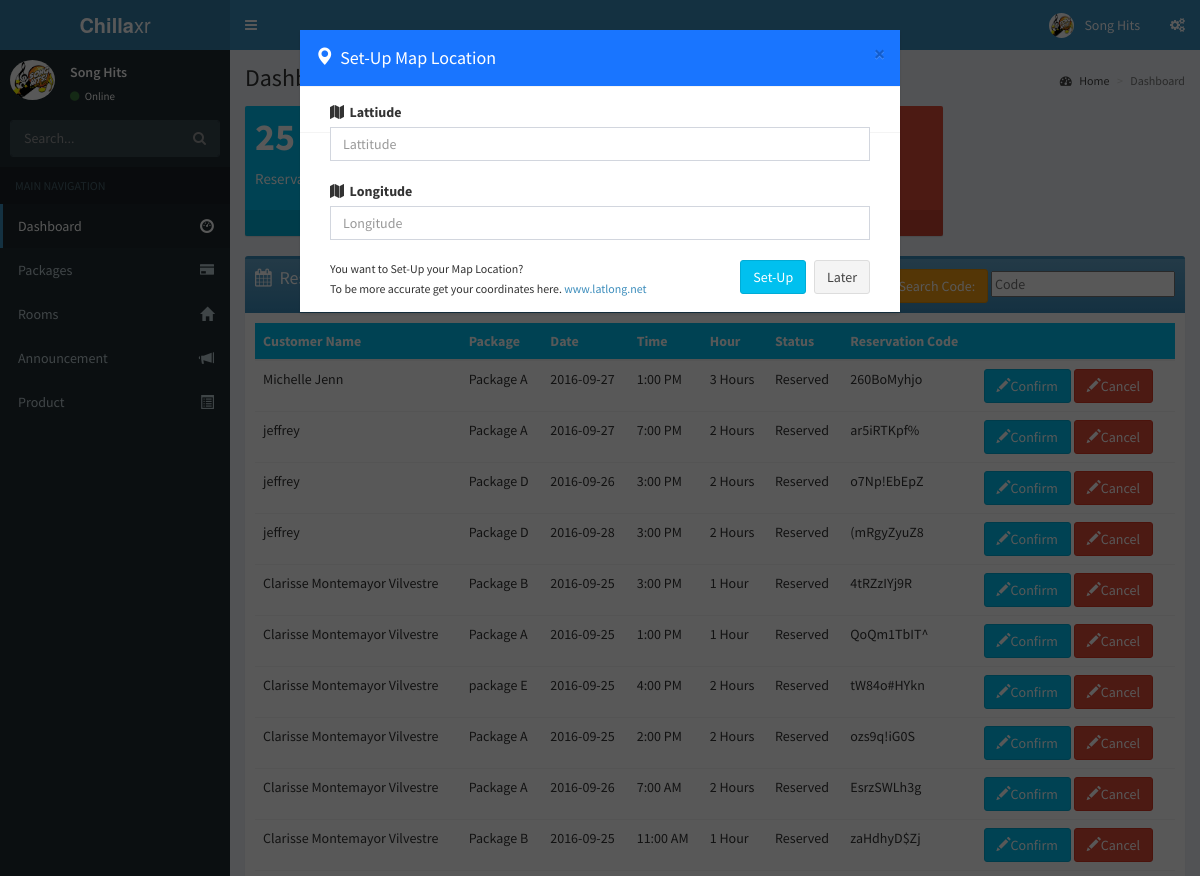
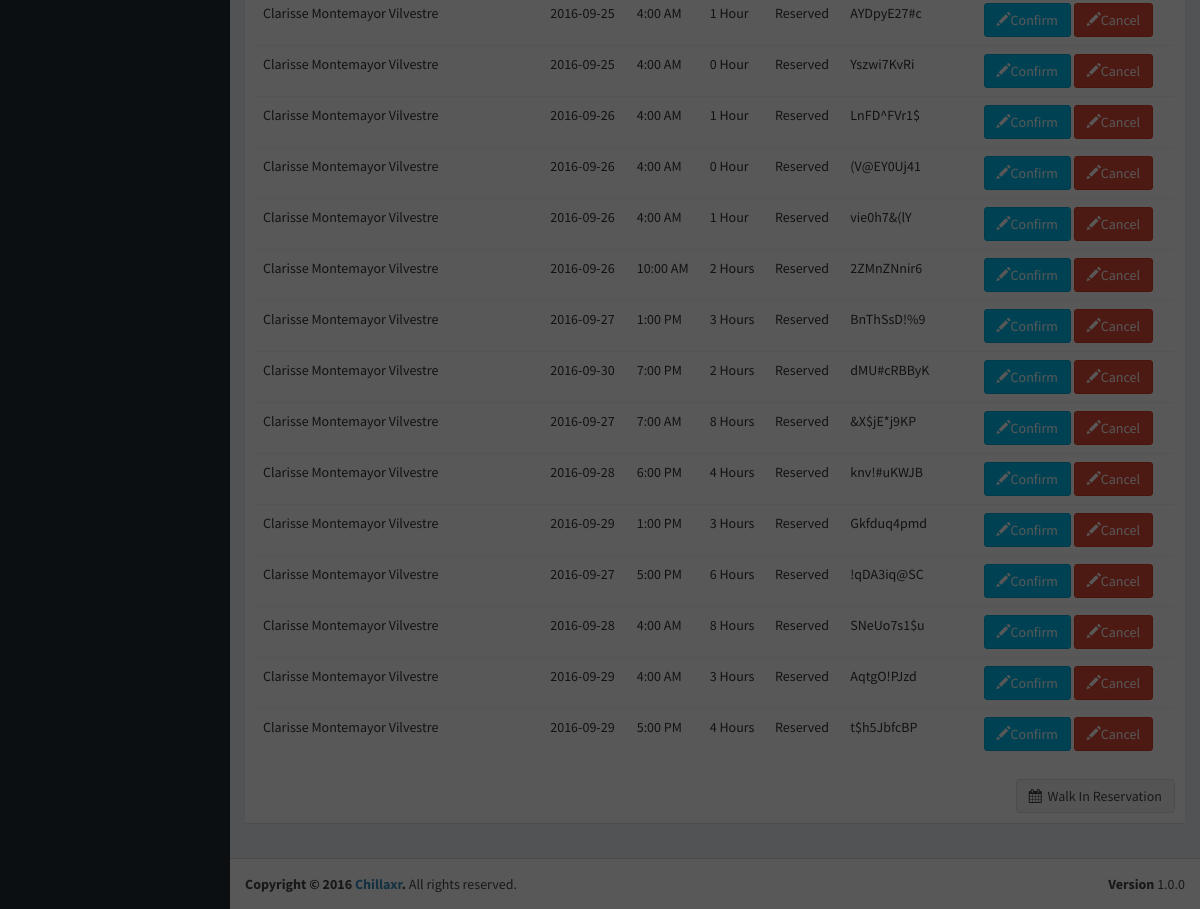
Screenshot of /dashboard.php (signed in) with the database file from the repository (2 pictures, top to bottom).
### tables this page shows
CREATE TABLE IF NOT EXISTS `entertainmentestablishment` (
  `eeid` int(11) NOT NULL AUTO_INCREMENT,
  `lat` varchar(11) NOT NULL,
  `long` varchar(11) NOT NULL,
  `categoryid` int(11) NOT NULL,
  `subscriptionid` varchar(50) NOT NULL,
  `username` varchar(30) NOT NULL,
  `password` varchar(50) NOT NULL DEFAULT '',
  `establishment_name` varchar(100) NOT NULL,
  `establishment_contact` varchar(15) NOT NULL,
  `establishment_email` varchar(50) NOT NULL DEFAULT '',
  `establishment_owner` varchar(30) NOT NULL,
  `establishment_address` varchar(100) NOT NULL,
  `establishment_image` varchar(100) NOT NULL,
  `establishment_timeopen` time NOT NULL,
  `establishment_timeclose` time NOT NULL,
  `establishment_paypal` varchar(30) NOT NULL,
  `establishment_status` text NOT NULL,
  `establishment_startdate` timestamp NOT NULL DEFAULT CURRENT_TIMESTAMP ON UPDATE CURRENT_TIMESTAMP,
  PRIMARY KEY (`eeid`),
  UNIQUE KEY `establishment_email` (`establishment_email`),
  KEY `entertainmentestablishment_category_fk` (`categoryid`),
  KEY `entertainmentestablishment_subscription_fk` (`subscriptionid`)
);

CREATE TABLE IF NOT EXISTS `reservation` (
  `ReservationID` int(11) NOT NULL AUTO_INCREMENT,
  `eventid` int(11) NOT NULL,
  `reserved_at` timestamp NOT NULL DEFAULT CURRENT_TIMESTAMP ON UPDATE CURRENT_TIMESTAMP,
  `reservation_date` date NOT NULL,
  `reservation_timerange` varchar(50) NOT NULL,
  `reservation_invoice` varchar(100) NOT NULL,
  `reservation_terms` varchar(250) NOT NULL,
  `reservation_status` int(1) NOT NULL DEFAULT '4',
  `EnthusiastID` int(11) NOT NULL,
  `eeid` int(10) NOT NULL,
  `reservation_time` time NOT NULL,
  `roomid` varchar(11) NOT NULL,
  PRIMARY KEY (`ReservationID`)
);

CREATE TABLE IF NOT EXISTS `enthusiast` (
  `EnthusiastID` int(11) NOT NULL AUTO_INCREMENT,
  `enthusiast_username` varchar(50) NOT NULL,
  `enthusiast_password` varchar(50) NOT NULL,
  `enthusiast_name` varchar(50) NOT NULL,
  `enthusiast_contact` varchar(20) NOT NULL,
  `enthusiast_email` varchar(50) NOT NULL,
  `enthusiast_address` varchar(100) NOT NULL,
  `enthusiast_sex` varchar(6) NOT NULL,
  `enthusiast_bday` date NOT NULL,
  `enthusiast_paypal` varchar(50) NOT NULL,
  `enthusiast_image` varchar(100) NOT NULL,
  `enthusiast_status` int(1) NOT NULL DEFAULT '1',
  PRIMARY KEY (`EnthusiastID`),
  UNIQUE KEY `EnthusiastID` (`EnthusiastID`)
);

CREATE TABLE IF NOT EXISTS `eventbudget` (
  `eventbudgetid` int(3) unsigned NOT NULL AUTO_INCREMENT,
  `roomid` int(11) NOT NULL,
  `eventbudget_name` varchar(30) NOT NULL,
  `eventbudget_description` text NOT NULL,
  `eventbudget_price` decimal(10,2) NOT NULL,
  `eventbudget_image` varchar(100) NOT NULL,
  `event_owner` int(11) NOT NULL,
  `time_range` int(11) NOT NULL,
  PRIMARY KEY (`eventbudgetid`)
);

CREATE TABLE IF NOT EXISTS `reservation_statuses` (
  `status` int(11) NOT NULL,
  `name` varchar(100) NOT NULL,
  `bg-class` varchar(100) NOT NULL,
  PRIMARY KEY (`status`)
);

### function.php (called while the page is built, shortened)
<?php
	 function dbconn(){
	 	try{
		return	$con = new PDO("mysql://host=localhost;dbname=chillaxr;",'root','');
		}catch(PDOException $err){
			$err = "Failed to connect database";
			echo $err;
		}
	 }
function get_count_cancel($eeid, $res_stat){
    $con = dbconn();
    $sql = "SELECT count(reservation_status) AS cnt_cancel FROM reservation WHERE eeid=? AND reservation_status=?";
    $stm = $con ->prepare($sql);
    $stm->execute(array($eeid,$res_stat));
    $userfollower = $stm->fetch();
    return $userfollower['cnt_cancel'];
}
function getnumoffollow($eeid){
    $con = dbconn();
    $sql = "SELECT count(id) as Num_of_Followers FROM follow WHERE eeid=?";
    $stm = $con->prepare($sql);
    $stm->execute(array($eeid));
    $user = $stm->fetch();
    return $user['Num_of_Followers'];
}
function get_reservation_by_estab($id){
    $con = dbconn();
    $sql = "SELECT * FROM reservation WHERE eeid=? AND reservation_status = 4";
    $stm = $con->prepare($sql);
    $stm->execute(array($id));
    $res = $stm->fetchAll();
    return $res;
}
function get_enthu_name($id){
    $con = dbconn();
    $sql = "SELECT * FROM enthusiast WHERE EnthusiastID=?";
    $stm = $con->prepare($sql);
    $stm->execute(array($id));
    $res = $stm->fetch();
    return $res;
}
function get_reservation_status($id){
    $con = dbconn();
    $sql = "SELECT * FROM reservation_statuses WHERE status=?";
    $stm = $con->prepare($sql);
    $stm->execute(array($id));
    $res = $stm->fetch();
    return $res;
}
function get_package_name($id){
	$con = dbconn();
	$sql = "SELECT * FROM eventbudget WHERE eventbudgetid = ?";
	$stm = $con->prepare($sql);
	$stm->execute(array($id));
	$res = $stm->fetch();
        return $res['eventbudget_name'];
}
?>

### dashboard.php (the view, shortened to what this page needs)
<?php
	include'function.php';
	if(isset($_SESSION['eeid'])){
		include 'dbconn.php';
		$eeid = $_SESSION['eeid'];
		$sql = "SELECT * FROM entertainmentestablishment WHERE eeid=?";
		$stm = $con->prepare($sql);
		$stm->execute(array($eeid));
		$user = $stm->fetch();
		$fullname = ucfirst($user['establishment_name']);
}
?>
<!DOCTYPE html>
<html lang="en">
  <head>
    <link href="css/bootstrap.min.css" rel="stylesheet">
    <link href="css/style.css" rel="stylesheet">
    <link rel="stylesheet" href="build/mediaelementplayer.css" />
      <link rel="stylesheet" href="admin/bootstrap/css/bootstrap.min.css">
      <link rel="stylesheet" href="https://maxcdn.bootstrapcdn.com/font-awesome/4.4.0/css/font-awesome.min.css">
      <link rel="stylesheet" href="https://code.ionicframework.com/ionicons/2.0.1/css/ionicons.min.css">
      <link rel="stylesheet" href="admin/plugins/datatables/dataTables.bootstrap.css">
      <link rel="stylesheet" href="MMSAdmin/plugins/datepicker/datepicker3.css.css">
      <link rel="stylesheet" href="admin/dist/css/AdminLTE.min.css">
      <link rel="stylesheet" href="admin/dist/css/skins/_all-skins.min.css">
  </head>
  <body class="hold-transition skin-blue sidebar-mini">
  <div class="wrapper">
  <header class="main-header">
  <a href="index2.html" class="logo">
      <span class="logo-lg"><b>Chilla</b>xr</span>
  </a>
  <nav class="navbar navbar-static-top" role="navigation">
  <a href="#" class="sidebar-toggle" data-toggle="offcanvas" role="button">
  </a>
  <div class="navbar-custom-menu">
  <ul class="nav navbar-nav">
  <li class="dropdown user user-menu">
      <a href="#" class="dropdown-toggle" data-toggle="dropdown">
          <img src="user_files/<?php echo $fullname;?>/profile_pic/<?php echo $user['establishment_image']; ?>" class="user-image" alt="User Image">
          <span class="hidden-xs"><?php echo $fullname;?></span>
      </a>
                      <?php
                          $eeid = $_SESSION['eeid'];
                          $numoffollow = getnumoffollow($eeid);
                      ?>
  </li>
  <li>
      <a href="#" data-toggle="control-sidebar"><i class="fa fa-gears"></i></a>
  </li>
  </ul>
  </div>
  </nav>
  </header>
  <aside class="main-sidebar">
      <section class="sidebar">
          <div class="user-panel">
              <div class="pull-left image">
                  <img src="user_files/<?php echo $fullname;?>/profile_pic/<?php if(!empty($user['establishment_image'])){echo $user['establishment_image'];}else{echo "gravatar.jpg";} ?>" class="img-circle" alt="User Image">
              </div>
              <div class="pull-left info">
                  <p><?php echo $fullname;?></p>
                  <a href="#"><i class="fa fa-circle text-success"></i> Online</a>
              </div>
          </div>
          <form action="#" method="get" class="sidebar-form">
              <div class="input-group">
                  <input type="text" name="q" class="form-control" placeholder="Search...">
              <span class="input-group-btn">
                <button type="submit" name="search" id="search-btn" class="btn btn-flat"><i class="fa fa-search"></i></button>
              </span>
              </div>
          </form>
          <ul class="sidebar-menu">
              <li class="header">MAIN NAVIGATION</li>
              <li class="active">
                  <a href="#">
                     <span>Dashboard</span> <i class="glyphicon glyphicon-dashboard pull-right"></i>
                  </a>
              </li>
              <li>
                  <a href="event-budget.php">
                     <span>Packages</span> <i class="glyphicon glyphicon-credit-card pull-right"></i>
                  </a>
              </li>
              <li>
                  <a href="room.php">
                      <span>Rooms</span> <i class="glyphicon glyphicon-home pull-right"></i>
                  </a>
              </li>
              <li>
                  <a href="announcement.php">
                     <span>Announcement</span> <i class="glyphicon glyphicon-bullhorn pull-right"></i>
                  </a>
              </li>
              <li>
                  <a href="product.php">
                      <span>Product</span> <i class="glyphicon glyphicon-list-alt pull-right"></i>
                  </a>
              </li>
          </ul>
      </section>
  </aside>
  <div class="content-wrapper">
  <section class="content-header">
      <h1>
          Dashboard
          <small>Control panel</small>
      </h1>
      <ol class="breadcrumb">
          <li><a href="#"><i class="fa fa-dashboard"></i> Home</a></li>
          <li class="active">Dashboard</li>
      </ol>
  </section>
  <section class="content">
  <div id="map" class="modal fade" role="dialog">
      <div class="modal-dialog">
          <div class="modal-content">
              <form role="form" method="post">
              <div class="modal-header">
                  <button type="button" class="close" data-dismiss="modal">&times;</button>
                  <h4 class="modal-title"><i class="glyphicon glyphicon-map-marker"></i>&nbsp;&nbsp;Set-Up Map Location</h4>
              </div>
              <div class="modal-body">
                  <div class="form-group">
                      <div class="col-sm-12">
                          <label for="inputEmail3" class=" control-label"><i class="fa fa-map"></i>&nbsp;&nbsp;Lattiude</label>
                      </div>
                      <div class="col-sm-12">
                          <input type="text" placeholder="Lattitude" class="form-control" name="lat" >
                      </div>
                  </div>
                  <div class="col-sm-12">
                      <br>
                  </div>
                  <div  class="form-group">
                      <div class="col-sm-12">
                          <label for="inputEmail3" class=" control-label"><i class="fa fa-map"></i>&nbsp;&nbsp;Longitude</label>
                      </div>
                      <div class="col-sm-12">
                          <input type="text" placeholder="Longitude" class="form-control" name="long" >
                          <br>
                      </div>
                  </div>
              </div>
              <div class="modal-footer">
                  <div class="col-sm-8">
                  <small class="pull-left">You want to Set-Up your Map Location?</small>
                  <br><small class="pull-left" >To be more accurate get your coordinates here.&nbsp;<a href="http://www.latlong.net" target="_blank">www.latlong.net</a></small>
                    </div>
                  <div class="col-sm-4">
                  <button type="submit" name="map" class="btn btn-info">Set-Up</button>
                  <button type="button" class="btn btn-default" data-dismiss="modal">Later</button>
                </div>
              </div>
                  </form>
          </div>
      </div>
  </div>
  <div class="row">
      <div class="col-lg-3 col-xs-6">
          <div class="small-box bg-aqua">
              <div class="inner">
                  <h3>
                    <?php
                      $cntcan = get_count_cancel($_SESSION['eeid'], "4");
                      echo $cntcan;
                    ?>
                  </h3>
                  <p>Reservation</p>
              </div>
              <a href="#" class="small-box-footer">Reserved <i class="fa fa-arrow-circle-right"></i></a>
          </div>
      </div>
      <div class="col-lg-3 col-xs-6">
          <div class="small-box bg-yellow">
              <div class="inner">
                  <h3>
                  </h3>
                  <p>Confirmed</p>
              </div>
              <a href="#" class="small-box-footer">More info <i class="fa fa-arrow-circle-right"></i></a>
          </div>
      </div>
      <div class="col-lg-3 col-xs-6">
          <div class="small-box bg-red">
              <div class="inner">
                  <h3>
                  </h3>
                  <p>Cancelled</p>
              </div>
              <a href="#" class="small-box-footer">Cancelled<i class="fa fa-arrow-circle-right"></i></a>
          </div>
      </div>
  </div>
  <div class="row">
  <section class="col-lg-12 connectedSortable">
  <div class="box box-primary">
      <div class="box-header bg-light-blue-gradient">
          <i class="fa fa-calendar"></i>
          <h3 class="box-title">Reservation List</h3>
          <div class="pull-right">
            <form method="POST">
              <button class="btn btn-warning" type="submit" name="search">Search Code:</button>
              <input type="text" id="resv_code" placeholder="Code" style="color:#000" name="code"/>
            </form>
          </div>
      </div>
      <div class="box-body">
          <table id="example1" class="table ">
              <thead class="bg-aqua color-info">
              <tr >
                  <th>Customer Name</th>
                  <th>Package</th>
                  <th>Date</th>
                  <th>Time</th>
                  <th>Hour</th>
                  <th>Status</th>
                  <th>Reservation Code</th>
                  <th></th>
              </tr>
              </thead>
              <tbody>
                    <?php
                        if(isset($_POST["search"])){
                        $reservations = get_reservation_by_resv_code($_POST["code"]);
                        }else{
                        $reservations = get_reservation_by_estab($_SESSION['eeid']);
                        }
                        foreach($reservations as $reservation){
                            $name = get_enthu_name($reservation['EnthusiastID']);
                            $status = get_reservation_status($reservation['reservation_status']);
                            ?>
                      <tr>
                      <td><?php echo $name['enthusiast_name'];?></td>
                      <td><?php echo get_package_name($reservation['eventid']); ?></td>
                      <td><?php echo $reservation['reservation_date'];?></td>
                      <td><?php echo date('g:i A',strtotime('-1 hour', strtotime($reservation['reservation_time'])));?></td>
                      <td><?php echo $reservation['reservation_timerange'];?></td>
                      <td><?php echo $status['name'];?></td>
                      <td><?php echo $reservation['reservation_invoice'];?></td>
                      <td>
                          <form role="form" method="post">
                              <button class="btn btn-info"<?php if($status['name'] != 'Reserved'){ ?> disabled <?php } ?> type="submit" name="confirm" value="2"><span class="glyphicon glyphicon-pencil"></span>Confirm</button>
                              <button class="btn btn-danger"<?php if($status['name'] != 'Reserved'){ ?> disabled <?php } ?> type="submit" name="cancel" value="1"><span class="glyphicon glyphicon-pencil"></span>Cancel</button>
                          </form>
                      </td>
                  </tr>
                <?php } ?>
              </tbody>
          </table>
      </div>
      <div class="box-footer clearfix no-border">
          <button class="btn btn-default pull-right"><i class="fa fa-calendar"></i>&nbsp; Walk In Reservation</button>
      </div>
  </div>
  </section>
</div>
  </div>
  <footer class="main-footer">
      <div class="pull-right hidden-xs">
          <b>Version</b> 1.0.0
      </div>
      <strong>Copyright &copy; <?php echo date("Y");?> <a href="index2.php">Chillaxr</a>.</strong> All rights reserved.
  </footer>
  </div>
  </body>
</html>

### css/style.css (style rules this page uses)
.modal-header { background-color:#1975FF;color:white; }

### rows the page displays
entertainmentestablishment: establishment_name+establishment_image (picture), establishment_name "Song Hits"
reservation: EnthusiastID.enthusiast_name "Michelle Jenn", eventid.eventbudget_name "Package A", reservation_date "2016-09-27", reservation_time "1:00 PM", reservation_timerange "3 Hours", reservation_statuses.name "Reserved", reservation_invoice "260BoMyhjo"
reservation: EnthusiastID.enthusiast_name "jeffrey", eventid.eventbudget_name "Package A", reservation_date "2016-09-27", reservation_time "7:00 PM", reservation_timerange "2 Hours", reservation_statuses.name "Reserved", reservation_invoice "ar5iRTKpf%"
reservation: EnthusiastID.enthusiast_name "jeffrey", eventid.eventbudget_name "Package D", reservation_date "2016-09-26", reservation_time "3:00 PM", reservation_timerange "2 Hours", reservation_statuses.name "Reserved", reservation_invoice "o7Np!EbEpZ"
reservation: EnthusiastID.enthusiast_name "jeffrey", eventid.eventbudget_name "Package D", reservation_date "2016-09-28", reservation_time "3:00 PM", reservation_timerange "2 Hours", reservation_statuses.name "Reserved", reservation_invoice "(mRgyZyuZ8"
reservation: EnthusiastID.enthusiast_name "Clarisse Montemayor Vilvestre", eventid.eventbudget_name "Package B", reservation_date "2016-09-25", reservation_time "3:00 PM", reservation_timerange "1 Hour", reservation_statuses.name "Reserved", reservation_invoice "4tRZzIYj9R"
reservation: EnthusiastID.enthusiast_name "Clarisse Montemayor Vilvestre", eventid.eventbudget_name "Package A", reservation_date "2016-09-25", reservation_time "1:00 PM", reservation_timerange "1 Hour", reservation_statuses.name "Reserved", reservation_invoice "QoQm1TbIT^"
reservation: EnthusiastID.enthusiast_name "Clarisse Montemayor Vilvestre", eventid.eventbudget_name "package E", reservation_date "2016-09-25", reservation_time "4:00 PM", reservation_timerange "2 Hours", reservation_statuses.name "Reserved", reservation_invoice "tW84o#HYkn"
reservation: EnthusiastID.enthusiast_name "Clarisse Montemayor Vilvestre", eventid.eventbudget_name "Package A", reservation_date "2016-09-25", reservation_time "2:00 PM", reservation_timerange "2 Hours", reservation_statuses.name "Reserved", reservation_invoice "ozs9q!iG0S"
reservation: EnthusiastID.enthusiast_name "Clarisse Montemayor Vilvestre", eventid.eventbudget_name "Package A", reservation_date "2016-09-26", reservation_time "7:00 AM", reservation_timerange "2 Hours", reservation_statuses.name "Reserved", reservation_invoice "EsrzSWLh3g"
reservation: EnthusiastID.enthusiast_name "Clarisse Montemayor Vilvestre", eventid.eventbudget_name "Package B", reservation_date "2016-09-25", reservation_time "11:00 AM", reservation_timerange "1 Hour", reservation_statuses.name "Reserved", reservation_invoice "zaHdhyD$Zj"
reservation: EnthusiastID.enthusiast_name "Clarisse Montemayor Vilvestre", reservation_date "2016-09-25", reservation_time "4:00 AM", reservation_timerange "1 Hour", reservation_statuses.name "Reserved", reservation_invoice "AYDpyE27#c"
reservation: EnthusiastID.enthusiast_name "Clarisse Montemayor Vilvestre", reservation_date "2016-09-25", reservation_time "4:00 AM", reservation_timerange "0 Hour", reservation_statuses.name "Reserved", reservation_invoice "Yszwi7KvRi"
reservation: EnthusiastID.enthusiast_name "Clarisse Montemayor Vilvestre", reservation_date "2016-09-26", reservation_time "4:00 AM", reservation_timerange "1 Hour", reservation_statuses.name "Reserved", reservation_invoice "LnFD^FVr1$"
reservation: EnthusiastID.enthusiast_name "Clarisse Montemayor Vilvestre", reservation_date "2016-09-26", reservation_time "4:00 AM", reservation_timerange "0 Hour", reservation_statuses.name "Reserved", reservation_invoice "(V@EY0Uj41"
reservation: EnthusiastID.enthusiast_name "Clarisse Montemayor Vilvestre", reservation_date "2016-09-26", reservation_time "4:00 AM", reservation_timerange "1 Hour", reservation_statuses.name "Reserved", reservation_invoice "vie0h7&(lY"
reservation: EnthusiastID.enthusiast_name "Clarisse Montemayor Vilvestre", reservation_date "2016-09-26", reservation_time "10:00 AM", reservation_timerange "2 Hours", reservation_statuses.name "Reserved", reservation_invoice "2ZMnZNnir6"
reservation: EnthusiastID.enthusiast_name "Clarisse Montemayor Vilvestre", reservation_date "2016-09-27", reservation_time "1:00 PM", reservation_timerange "3 Hours", reservation_statuses.name "Reserved", reservation_invoice "BnThSsD!%9"
reservation: EnthusiastID.enthusiast_name "Clarisse Montemayor Vilvestre", reservation_date "2016-09-30", reservation_time "7:00 PM", reservation_timerange "2 Hours", reservation_statuses.name "Reserved", reservation_invoice "dMU#cRBByK"
reservation: EnthusiastID.enthusiast_name "Clarisse Montemayor Vilvestre", reservation_date "2016-09-27", reservation_time "7:00 AM", reservation_timerange "8 Hours", reservation_statuses.name "Reserved", reservation_invoice "&X$jE*j9KP"
reservation: EnthusiastID.enthusiast_name "Clarisse Montemayor Vilvestre", reservation_date "2016-09-28", reservation_time "6:00 PM", reservation_timerange "4 Hours", reservation_statuses.name "Reserved", reservation_invoice "knv!#uKWJB"
reservation: EnthusiastID.enthusiast_name "Clarisse Montemayor Vilvestre", reservation_date "2016-09-29", reservation_time "1:00 PM", reservation_timerange "3 Hours", reservation_statuses.name "Reserved", reservation_invoice "Gkfduq4pmd"
reservation: EnthusiastID.enthusiast_name "Clarisse Montemayor Vilvestre", reservation_date "2016-09-27", reservation_time "5:00 PM", reservation_timerange "6 Hours", reservation_statuses.name "Reserved", reservation_invoice "!qDA3iq@SC"
reservation: EnthusiastID.enthusiast_name "Clarisse Montemayor Vilvestre", reservation_date "2016-09-28", reservation_time "4:00 AM", reservation_timerange "8 Hours", reservation_statuses.name "Reserved", reservation_invoice "SNeUo7s1$u"
reservation: EnthusiastID.enthusiast_name "Clarisse Montemayor Vilvestre", reservation_date "2016-09-29", reservation_time "4:00 AM", reservation_timerange "3 Hours", reservation_statuses.name "Reserved", reservation_invoice "AqtgO!PJzd"
reservation: EnthusiastID.enthusiast_name "Clarisse Montemayor Vilvestre", reservation_date "2016-09-29", reservation_time "5:00 PM", reservation_timerange "4 Hours", reservation_statuses.name "Reserved", reservation_invoice "t$h5JbfcBP"

### other values shown
$cntcan "25"
